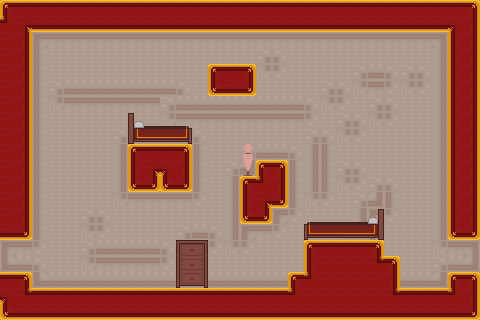

Rendered tile map (Tiled .tmx) drawn with the repository's tilesets; below, a short description and the map source with its tile grids summarised:
An orthogonal 30x20 tile map with 16x16 px tiles, 9 tile layers (bkg_far, bkg_close, onoff-defaulton(blue), onoff-defaultoff(blue), ...), 6 tilesets.

<map version="1.10" tiledversion="1.11.0" orientation="orthogonal" renderorder="right-down" width="30" height="20" tilewidth="16" tileheight="16" infinite="0" nextlayerid="11" nextobjectid="1">
 <tileset firstgid="1" source="../../jail_wall.tsx" />
 <tileset firstgid="65" source="../../jail_block.tsx" />
 <tileset firstgid="129" source="../../Carpet.tsx" />
 <tileset firstgid="144" source="../../NiceWall.tsx" />
 <tileset firstgid="159" source="../../PlaceholderSprites.tsx" />
 <tileset firstgid="264" source="../../decorative_props.tsx" />
 <layer id="4" name="bkg_far" width="30" height="20">
  <properties>
   <property name="unity:sortinglayer" value="Bkg_far" />
  </properties>
  <data>[600 cells, 0 non-empty, 0 distinct tile ids]</data>
 </layer>
 <layer id="1" name="bkg_close" width="30" height="20">
  <properties>
   <property name="unity:sortinglayer" value="Bkg" />
  </properties>
  <data>[600 cells, 402 non-empty, 13 distinct tile ids]</data>
 </layer>
 <layer id="6" name="onoff-defaulton(blue)" width="30" height="20">
  <properties>
   <property name="unity:layer" value="Ground" />
   <property name="unity:sortinglayer" value="Ground" />
   <property name="unity:tag" value="onoff-defaulton" />
  </properties>
  <data>[600 cells, 0 non-empty, 0 distinct tile ids]</data>
 </layer>
 <layer id="7" name="onoff-defaultoff(blue)" width="30" height="20">
  <properties>
   <property name="unity:layer" value="Ground" />
   <property name="unity:sortinglayer" value="Ground" />
   <property name="unity:tag" value="onoff-defaultoff" />
  </properties>
  <data>[600 cells, 0 non-empty, 0 distinct tile ids]</data>
 </layer>
 <layer id="9" name="onoff2-defaulton(purple)" width="30" height="20">
  <properties>
   <property name="unity:layer" value="Ground" />
   <property name="unity:sortinglayer" value="Ground" />
   <property name="unity:tag" value="onoff2-defaulton" />
  </properties>
  <data>[600 cells, 0 non-empty, 0 distinct tile ids]</data>
 </layer>
 <layer id="8" name="onoff2-defaultoff(purple)" width="30" height="20">
  <properties>
   <property name="unity:layer" value="Ground" />
   <property name="unity:sortinglayer" value="Ground" />
   <property name="unity:tag" value="onoff2-defaultoff" />
  </properties>
  <data>[600 cells, 0 non-empty, 0 distinct tile ids]</data>
 </layer>
 <layer id="2" name="ground" width="30" height="20">
  <properties>
   <property name="unity:layer" value="Ground" />
   <property name="unity:sortinglayer" value="Ground" />
  </properties>
  <data>[600 cells, 248 non-empty, 27 distinct tile ids]</data>
 </layer>
 <layer id="10" name="annotations (for game objects)" width="30" height="20">
  <data>[600 cells, 0 non-empty, 0 distinct tile ids]</data>
 </layer>
 <layer id="3" name="foreground" width="30" height="20">
  <properties>
   <property name="unity:sortinglayer" value="Foreground" />
  </properties>
  <data>[600 cells, 0 non-empty, 0 distinct tile ids]</data>
 </layer>
</map>
